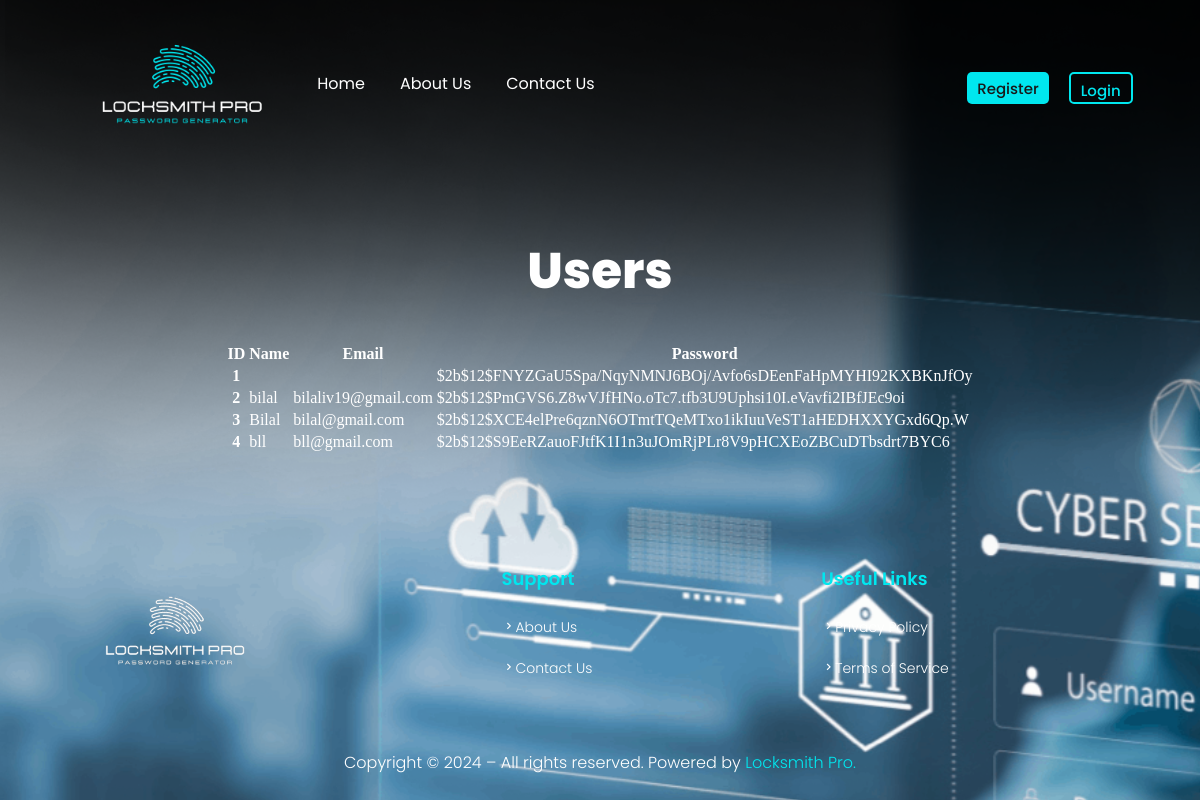
/users, run on an earlier commit of the app's database.
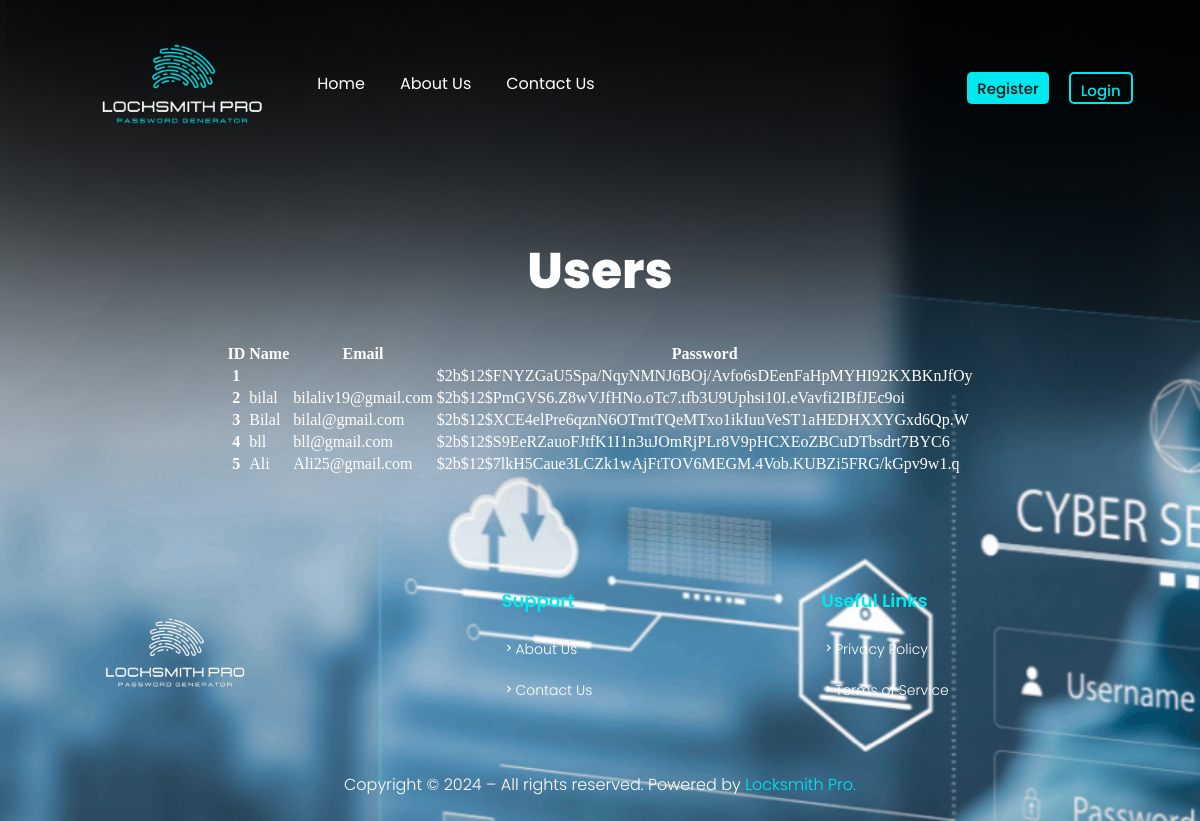
And on a later commit of the database.
### locksmith.py (models this page shows, shortened)
class User(db.Model):
    id = db.Column(db.Integer, primary_key=True)
    name = db.Column(db.String(100), nullable=False)
    email = db.Column(db.String(100), unique=True)
    password = db.Column(db.String(100))

### locksmith.py (the view)
@app.route('/users')
def users():
    all_users = User.query.all()
    return render_template('users.html', users = all_users)

### templates/users.html
{% extends 'base.html' %}
{% block content %}
<h1>Users</h1>
<table>
    <tr>
        <th>ID</th>
        <th>Name</th>
        <th>Email</th>
        <th>Password</th>
    </tr>
    {% for user in users %}
    <tr>
        <th>{{ user.id }}</th>
        <td>{{ user.name }}</td>
        <td>{{ user.email }}</td>
        <td>{{ user.password }}</td>
    </tr>
    {% endfor %}
</table>
{% endblock content %}

### templates/base.html (shortened to what this page needs)
<!DOCTYPE html>
<html lang="en">
<head>
    <link rel="stylesheet" href="static/styles.css">
    <link href='https://unpkg.com/boxicons@2.1.4/css/boxicons.min.css' rel='stylesheet'>
</head>
<body>
    <section class="header">
        <img src="{{ url_for('static', filename='img/1.png') }}" alt="logo">
        <nav class="header-menu">
            <ul class="nav-list">
                <li><a href="/">Home</a></li>
                <li><a href="/about">About Us</a></li>
                <li><a href="/contact">Contact Us</a></li>
            </ul>
        </nav>
        <div class="user-buttons" id="user-btt">
            <a href="/register"><button id="bt1" >Register</button></a>
            <a href="/login"><button id="bt2" >Login</button></a>
        </div>
    </section>
    {% block content %}{% endblock content %}
    <section class="footer">
        <img src="{{ url_for('static', filename='img/2.png') }}" alt="logo" id="logo">
        <div class="footer-menu">
            <div class="links">Support
                <nav class="info">
                    <a href="/about"><i class='bx bx-chevron-right'></i>About Us</a>
                    <a href="/contact"><i class='bx bx-chevron-right'></i>Contact Us</a>
                </nav>
            </div>
            <div class="links">Useful Links
                <nav class="info">
                    <a href="/privacy-policy"><i class='bx bx-chevron-right'></i>Privacy Policy</a>
                    <a href="/terms"><i class='bx bx-chevron-right'></i>Terms of Service</a>
                </nav>
            </div>
        </div>
    </section>
    <div class="copyright">
        <p>Copyright © 2024 – All rights reserved. Powered by <a href="#">Locksmith Pro.</a></p>
    </div>
</body>
</html>

### static/styles.css (style rules this page uses)
body { display: flex; flex-direction: column; background-color: black; justify-content: center; align-items: center; color: #fff; background-image: url(/Locksmith-Pro/static/img/background.png); }
.header { display: flex; justify-content: space-between; align-items: center; margin: 0 1rem; width: 90%; height: 10rem; margin-bottom: 2rem; }
.header img { width: 230px; }
.header-menu { color: #fff; display: flex; justify-content: space-between; align-items: center; padding: 10px 20px; width: 70%; }
.header .header-menu a { margin-right: 35px; color: #fff; font-size: 16px; font-family: Poppins, sans-serif; text-decoration: none; transition: .4s; }
.nav-list { list-style: none; display: flex; margin: 0; padding: 0; }
.nav-list li { display: inline; }
#user-btt, #dashboard-btn { display: flex; flex-direction: row; gap: 20px; }
#user-btt button { overflow: hidden; outline: none; border: none; border-radius: 5px; cursor: pointer; padding: 5px 10px; font-family: Poppins, sans-serif; }
#user-btt #bt1 { background-color: #00E7EF; }
#user-btt #bt2 { background-color: transparent; border: solid 2px #00E7EF; color: #00E7EF; }
h1 { font-family: Poppins, sans-serif; font-weight: 800; font-size: 50px; }
.footer { display: flex; justify-content: space-between; align-items: center; margin: 5rem 0 0 1rem; width: 90%; }
.footer #logo { width: 200px; cursor: pointer; }
.footer-menu { display: flex; justify-content: start; align-items: start; grid-row: 20px; width: 60%; }
.footer-menu .links { width: 100%; font-size: 18px; color: #00E7EF; font-weight: 600; font-family: Poppins, sans-serif; }
.footer-menu .info { display: flex; flex-direction: column; margin: 15px 0; width: 100%; }
.footer .footer-menu .links .info a { margin-right: 25px; color: #fff; font-size: 14px; font-family: Poppins, sans-serif; font-weight: 300; text-decoration: none; transition: .4s; margin: 10px 0; }
.copyright { display: flex; margin: 0; padding: 0; justify-content: center; align-items: center; }
.copyright p { font-size: 16px; font-family: Poppins, sans-serif; font-weight: 300; }
.copyright p a { color: #00E7EF; text-decoration: none; transition: .4s; }
ul { list-style-type: disc; margin-left: 20px; }
ul li { margin-bottom: 10px; }
button { height: 2rem; background-color: #00E7EF; color: #181818; font-family: Poppies, sans-serif; font-weight: 500; overflow: none; border: none; border-radius: 5px; cursor: pointer; font-size: 15px; }

What changed in the data, as far as the page shows it:
added User: id "5", name "Ali", email "Ali25@gmail.com", password "$2b$12$7lkH5Caue3LCZk1wAjFtTOV6MEGM.4Vob.KUBZi5FRG/kGpv9w1.q"
